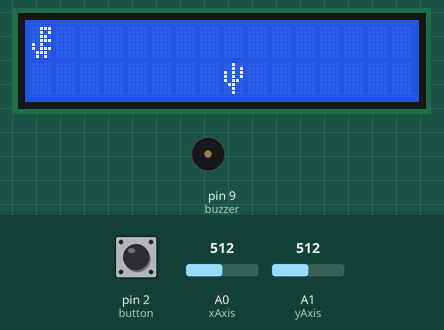
Bench run of a sketch on a simulated Arduino Uno, built with avr-gcc and run on an emulated ATmega328P. On the bench: 16×2 character LCD, buzzer (waves = sounding, pin HIGH). The test bench sets the inputs (shaded band); at power-on: A0 (xAxis) = 512, A1 (yAxis) = 512, pin 2 (button) HIGH. Random numbers use the default seed unless the sketch sets one.

Above: at 1.0 s.
1.1 s: A0 (xAxis) set to 588
2.6 s: A0 (xAxis) set to 617
At 2.89 s:
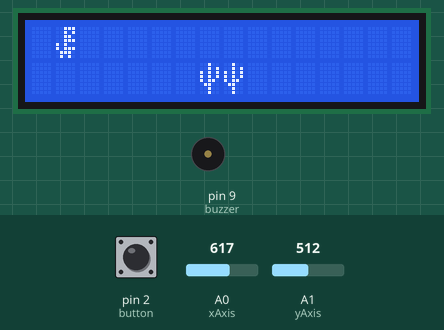
4.8 s: A1 (yAxis) set to 584
7.4 s: A1 (yAxis) set to 614
At 7.66 s:
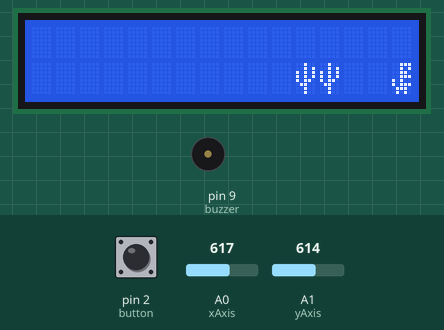
8.9 s: A1 (yAxis) set to 411
At 11.39 s:
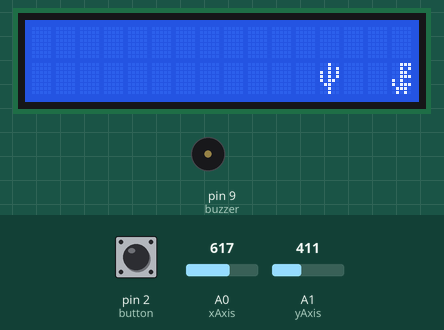
11.9 s: A1 (yAxis) set to 386
At 21.0 s:
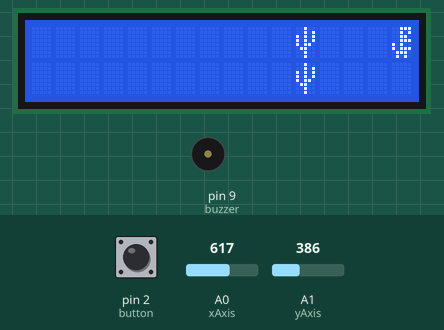

The sketch:

basic2.ino
```cpp
#include <Arduino_FreeRTOS.h>
#include <Keypad.h>
#include <LiquidCrystal_I2C.h>
#include <queue.h>
#include <semphr.h>

// Keypad
#define KEY_ROWS 4
#define KEY_COLS 4

#define LEFT 0
#define STOP 1
#define RIGHT 2
#define MAXCOL 15
#define MINCOL 0
#define BUFXSIZE 16
#define BUFYSIZE 2
#define MAXSPEED 15
#define MINSPEED 0
#define PHOTONSTOPTHRES 550
#define EGG_ARRAY_LEN 3

#define ERR_DRAGON_ID 1
#define CACTUS_ID 2
#define EGG_ID 3
#define BROKEN_ID 4
// Pins
#define button 2
#define xAxis A0
#define yAxis A1
#define buzzer 9

// Keypad
char keymap[KEY_ROWS][KEY_COLS] = {
  {'1','2','3','A'},
  {'4','5','6','B'},
  {'7','8','9','C'},
  {'*','0','#','D'}
};
// Column pin 1~4
//byte colPins[KEY_COLS]={9, 8, 7, 6};
// Column pin 1~4
//byte rowPins[KEY_ROWS]={13, 12, 11, 10};
// Init KetPad
//Keypad myKeypad = Keypad(makeKeymap(keymap), rowPins, colPins, KEY_ROWS, KEY_COLS);

//LCD
LiquidCrystal_I2C lcd(0x27,16,2);
byte err_dragon[8]  = {B00111, B00101, B00110, B00111, B10100, B10111, B01110, B01010};
byte dinosaur[8]  = {0x07, 0x05, 0x06, 0x07, 0x14, 0x17, 0x0E, 0x0A};
byte cactus[8] = {0x04, 0x05, 0x15, 0x15, 0x16, 0x0C, 0x04, 0x04};
byte egg[8] = {0b00000, 0b01010, 0b11111, 0b11111, 0b11111, 0b01110, 0b00100, 0b00000};
byte broken[8] = {B00100, B10101, B01110, B11111, B11111, B01110, B10101, B00100};
byte empty[0];
char buf[BUFYSIZE][BUFXSIZE] = {0};

// Cactus & Dinosour
// typedef struct{
//   char dino_x;
//   char dino_y;
//   char cactus_x;
//   char cactus_y;
//   char broken_idx;
//   char num_eggs;
//   char egg_xs[EGG_ARRAY_LEN];
//   char egg_ys[EGG_ARRAY_LEN];
// }Char_p;
char dino_px = 0, dino_py = 0;
char cactus_px = 0, cactus_py = 0;
// char broken_idx = -1;
char num_eggs = 0;
char egg_xs[EGG_ARRAY_LEN] = {0};
char egg_ys[EGG_ARRAY_LEN] = {0};
const int delay_dis = 10;
const char cactus_dir[4][2] = {{1, 0}, {0, 1}, {-1, 0}, {0, 1}};

// Task Handler
SemaphoreHandle_t binary_sem; //Global handler
// SemaphoreHandle_t btn_sem;
SemaphoreHandle_t  gatekeeper = 0; /* global handler */
int is_lcd_suspend = 1;
TaskHandle_t LCDTaskHandle;

// Game
int score = 0;
int is_game_over = 0;
char is_success = 0;
char is_dino_move = 1;
char is_btn_clk = 0;

void success(){
  lcd.setCursor(0, 0);
  lcd.print(F("Succeed!"));
  tone(buzzer, 1000);
  delay(1000);
  noTone(buzzer); // turn off the buzzer
}

void fail(){
  lcd.setCursor(0, 0);
  lcd.print(F("Game Over"));
  tone(buzzer, 500);
  delay(1000);
  noTone(buzzer); // turn off the buzzer
}

void reset_game(){
  score = 0;
  is_game_over = 0;

  dino_px = 0;
  dino_py = 0;
  cactus_px = random(8, 10);
  cactus_py = random(0, 2)? 1 : 0;
//   broken_idx = -1;
  num_eggs = 0;
  for(int i = 0; i < EGG_ARRAY_LEN; i++){
    egg_xs[i] = 0;
    egg_ys[i] = 0;
  }
}

void create_dino_cactus_char(){
  lcd.createChar(ERR_DRAGON_ID, err_dragon);
  lcd.createChar(CACTUS_ID, cactus);
  lcd.createChar(EGG_ID, egg);
  lcd.createChar(BROKEN_ID, broken);
}

void displayTask(void *pvParameters){
//   Char_p cp, new_cp;

  for(;;){
    // if(!is_game_over){
    lcd.clear();
    for(int x = 0; x < BUFXSIZE; x++){
        for(int y = 0; y < BUFYSIZE; y++){
            if(buf[y][x]){
                lcd.setCursor(x, y > 0? 15:0);
                lcd.write(buf[y][x]);
            }
        }
    }
    // }
    // lcd.clear();

    // for(int x = 0; x < BUFXSIZE; x++){
    //     for(int y = 0; y < BUFYSIZE; y++){
    //         if(buf[y][x]){
    //             lcd.setCursor(x, y > 0? 15:0);
    //             lcd.write(buf[y][x]);
    //         }
    //     }
    // }

    // if(is_game_over){
    //   vTaskDelay(90);
    //   lcd.clear();
    //   if(is_success){
    //     success();
    //   }else{
    //     fail();
    //   }
    //   vTaskDelay(30);
    // }
    vTaskDelay(5);
  }
}

void dinoTask(void *pvParameters){
  for( ;; ){
//    const char key = myKeypad.getKey();

//  Control Dino
    int xVal = analogRead(xAxis);
    int yVal = analogRead(yAxis);
    // if(key == '2'){
    if(yVal < 400){
        dino_py = 0;
        is_dino_move = 1;
        xSemaphoreGiveFromISR(binary_sem, NULL);
    // }else if(key == '8'){
    }else if(yVal > 600){
        dino_py = 1;
        is_dino_move = 1;
        xSemaphoreGiveFromISR(binary_sem, NULL);
    // }else if(key == '4'){
    }else if(xVal < 400){
        dino_px = dino_px - 1 >= MINCOL? dino_px - 1 : dino_px;
        is_dino_move = 1;
        xSemaphoreGiveFromISR(binary_sem, NULL);
    // }else if(key == '6'){
    }else if(xVal > 600){
        dino_px = dino_px + 1 <= MAXCOL? dino_px + 1 : dino_px;
        is_dino_move = 1;
        xSemaphoreGiveFromISR(binary_sem, NULL);
    // }else if(key == '5'){
//     }else if(digitalRead(button) == 0){
    }else if(is_btn_clk){
        char is_repeat = 0;
        for(char i = 0; i < num_eggs; i++){
            if(dino_px == egg_xs[num_eggs] && dino_py == egg_ys[num_eggs]){
                is_repeat = 1;
                break;
            }
        }
        if(num_eggs < EGG_ARRAY_LEN && is_repeat == 0){
            egg_xs[num_eggs] = dino_px;
            egg_ys[num_eggs] = dino_py;
            num_eggs += 1;
        }
        is_dino_move = 1;
        is_btn_clk = 0;
        xSemaphoreGiveFromISR(binary_sem, NULL);
    }else{
        is_dino_move = 0;
    }

//  For Cactus0
//  Control Cactus
    // static int timer_counter = 0;
    // if(is_game_over){
    //   reset_game();
    // }

//  Detect Egg
    // for(int i = 0; i < num_eggs; i++){
    //   if(egg_xs[i] == cactus_px && egg_ys[i] == cactus_py){
    //     is_game_over = 1;
    //     is_success = 0;
    //     break;
    //   }
    // }
    if(xSemaphoreTake(gatekeeper, 100)){
        for(char x = 0; x < BUFXSIZE; x++){
            for(char y = 0; y < BUFYSIZE; y++){
                buf[y][x] = 0;
            }
        }

        buf[dino_py][dino_px] = ERR_DRAGON_ID;
        for(char i = 0; i < num_eggs; i++){
            buf[egg_ys[i]][egg_xs[i]] = EGG_ID;
        }
        xSemaphoreGive(gatekeeper);
    }

    if(num_eggs == 3 && is_game_over == 0){
        is_game_over = 1;
        is_success = 1;
        vTaskDelay(100);
    }
    if(is_success == 1 && is_game_over == 1){
        vTaskSuspend(LCDTaskHandle);
        vTaskDelay(90);
        lcd.clear();
        success();
        vTaskDelay(30);
        reset_game();
        vTaskResume(LCDTaskHandle);
    }
    // timer_counter = (timer_counter + 1) % 100;

    vTaskDelay(10);
  }
}

void cactusTask(void *pvParameters){
    // static char _cactus_px, _cactus_py;
    // _cactus_px = cactus_px;
    // _cactus_py = cactus_py;

    for(;;){
        if(xSemaphoreTake(gatekeeper, 100)){
            buf[cactus_py][cactus_px] = CACTUS_ID;
            //  Update Cactus position
            for(int i = 0; i < num_eggs; i++){
                if(egg_xs[i] == cactus_px && egg_ys[i] == cactus_py){
                    buf[egg_ys[i]][egg_xs[i]] = BROKEN_ID;
                    is_game_over = 1;
                    is_success = 0;
                    vTaskDelay(100);
                    break;
                }
            }
            xSemaphoreGive(gatekeeper);
        }
        if(is_success == 0 && is_game_over == 1){
            vTaskSuspend(LCDTaskHandle);
            vTaskDelay(90);
            lcd.clear();
            fail();
            vTaskDelay(30);
            reset_game();
            vTaskResume(LCDTaskHandle);
        }

        if(xSemaphoreTake(binary_sem, 0)){
            char is_moved = 0;

            if(cactus_px + 1 < MAXCOL){
                if((!random(0, 3)) && (!is_moved)){
                cactus_px = cactus_px + 1;
                is_moved = 1;
                }
            }
            if(cactus_px - 1 > MINCOL){
                if((!random(0, 2)) && (!is_moved)){
                cactus_px = cactus_px - 1;
                is_moved = 1;
                }
            }
            if(cactus_py == 0){
                if(!is_moved){
                cactus_py = 1;
                is_moved = 1;
                }
            }
            if(cactus_py == 1){
                if(!is_moved){
                cactus_py = 0;
                is_moved = 1;
                }
            }
            is_dino_move = 0;
        }
    }

}

void handle_click() { // button debouncing, toggle LED
//    is_btn_clk = 1;
    Serial.print(F("Interup\n"));
   static unsigned long last_int_time = 0;
   static char last_state = digitalRead(button);

   unsigned long int_time = millis(); // Read the clock
   char state = digitalRead(button);

   if (int_time - last_int_time > 200 ) {
     // Ignore when < 200 msec
     if(state == last_state){
      is_btn_clk = state;
      last_state = state;
//      Serial.print(F("clk1\n"));
     }
   }
   last_int_time = int_time;
}


void setup(){
    pinMode(buzzer, OUTPUT);
    pinMode(button, INPUT_PULLUP); //return LOW when down
//    attachInterrupt(button, handle_click, FALLING);
    attachInterrupt(digitalPinToInterrupt(button), handle_click, CHANGE);
//    attachInterrupt(button, handle_click, CHANGE);
    interrupts();
    Serial.begin(9600);
    lcd.init();
    lcd.backlight();
    create_dino_cactus_char();

    vSemaphoreCreateBinary(binary_sem);
    // vSemaphoreCreateBinary(btn_sem);
    gatekeeper = xSemaphoreCreateMutex();

    reset_game();
    xTaskCreate(displayTask, "displayTask", 128, NULL, 5, &LCDTaskHandle);
    xTaskCreate(dinoTask, "dinoTask", 128, NULL, 5, NULL );
    xTaskCreate(cactusTask, "cactusTask", 108, NULL, 5, NULL );

    vTaskStartScheduler();
    Serial.println("HI");
}
void loop(){
}
```

Measured:
- the behaviour switches between 600 and 601 on A0 (xAxis) (found by bisection; images 0 and 1)
- the behaviour switches between 600 and 601 on A1 (yAxis) (found by bisection; images 1 and 2)
- the behaviour switches between 400 and 399 on A1 (yAxis) (found by bisection; images 3 and 4)
- after the input at 1.1 s, every drawn part: stays the same
- after the input at 2.6 s, the display: changes after 0.20 s (image 1)
- what the display in image 4 shows lasts 0.6 s, from 20.6 s to 21.2 s
